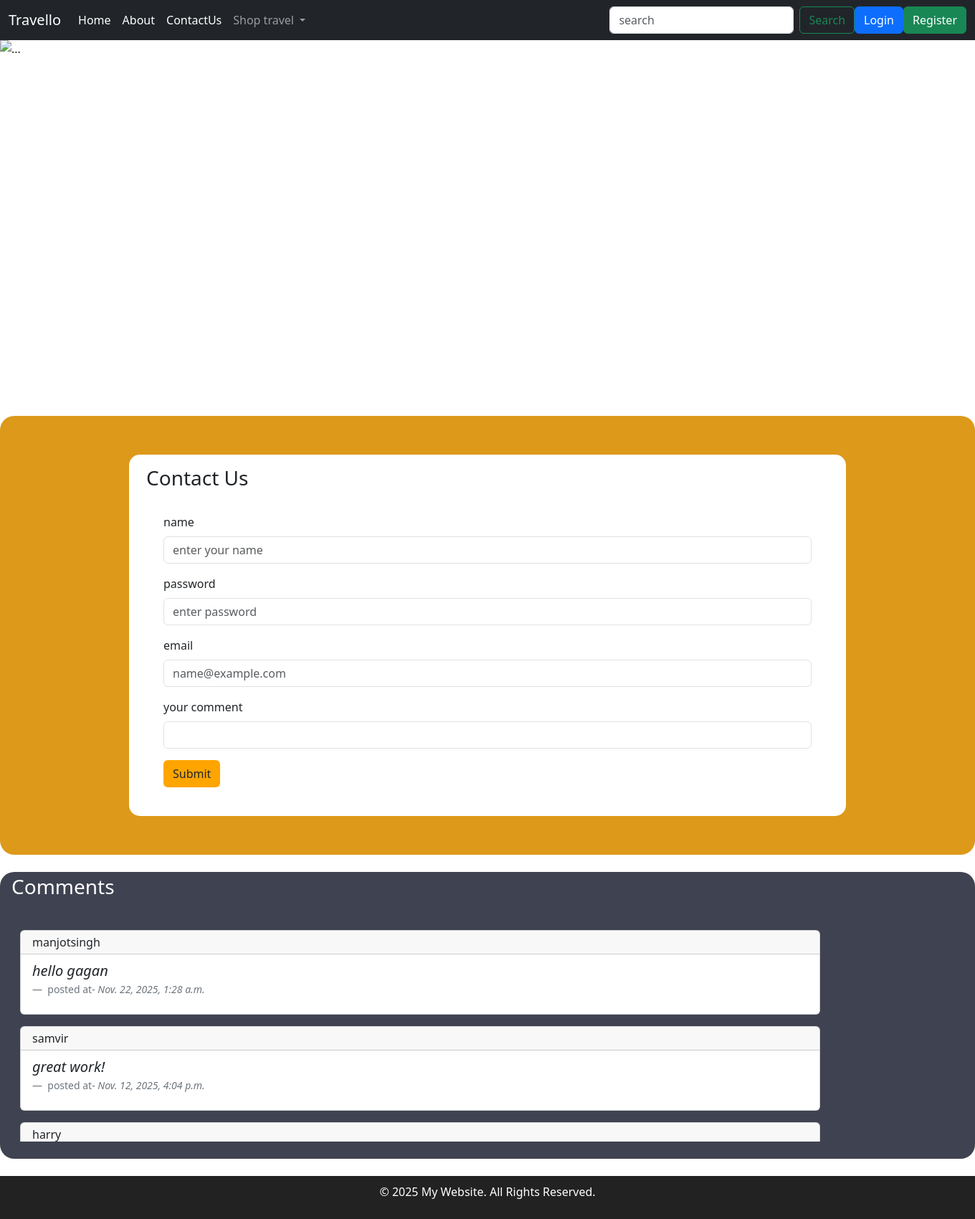
Page /contact/ on the committed database.
### home/models.py (models this page shows, shortened)
class Contact_table(models.Model):
    name=models.CharField(max_length=20)
    password=models.CharField(max_length=20)
    email=models.CharField(max_length=20)
    desc=models.TextField(max_length=100)
    date=models.DateTimeField()

### home/views.py (the view, shortened to what this page needs)
# urls.py: path('contact/',views.contact, name='contact' ),
def contact(request):
    contact = Contact_table.objects.all()
    return render( request ,"contact.html",{'contact':contact})

### templates/contact.html (shortened to what this page needs)
{% extends "base.html" %} {% load static %}
{% block body %}
<div class="container-fluid my-0 px-0">
  <div id="carouselExample" class="carousel slide">
    <div class="carousel-inner">
      <div class="carousel-item active">
        <img src= "{% static 'contact.jpg' %}" style="object-fit:cover;" class="d-block w-100" alt="..." height="500" />
      </div>
    </div>
  </div>
  <div class="container text-center"   style="position: absolute;
    left:450px;
    top:230px;
    width: 900px;
    height: 500px;
    color: white;
    font-weight: bold;
    text-align: center;"
    ><h1 style="font-size:60px;">we'd love to hear from you</h1> </div>
</div>
<div class="container-fluid my-4 mb-0" style="background:  #dd9919ff ; box-sizing: border-box; border-radius:20px; display:flex; flex-direction:column;padding:30px;" >
    <div class="container my-4"  style="background: #ffffff; border-radius:15px ; width:1000px; height:500px; flex:1; justify-content:center;">
        <div class="container my-3 ">
          <h3>Contact Us</h3>
          <form  method="POST" class="mx-auto p-4" >
            <div class="mb-3">
              <label for="name" class="form-label">name</label>
              <input
                type="text"
                class="form-control"
                id="name"
                name="name"
                placeholder="enter your name"
              />
            </div>
            <div class="mb-3">
              <label for="password" class="form-label">password</label>
              <input
                type="password"
                class="form-control"
                name="password"
                id="password"
                placeholder="enter password"
              />
            </div>
            <div class="mb-3">
              <label for="exampleFormControlInput1" class="form-label"
                >email</label
              >
              <input
                type="email"
                name="email"
                class="form-control"
                id="exampleFormControlInput1"
                placeholder="name@example.com"
              />
            </div>
            <div class="mb-3">
              <label for="desc" class="form-label"
                >your comment</label
              >
              <input
              type="textarea"
                class="form-control"
                id="desc"
                name="desc"
                rows="3"
              ></input>
            </div>
            <button class="btn" style="background-color:orange;" type="submit" >
              Submit
            </button>
          </form>
        </div>
    </div>
  </div>
      <div class="container-fluid my-4" style="background:  #3f4250ff ; height:400px; display:flex; justify-content:flex-start; flex-direction:column; border-radius:20px; ">
         <h3 style="text-align:left;margin:4px ;color:white;">Comments</h3>
      <div class="container my-4" style="box-sizing:border-box;margin-left:4px; height:100%; width:100%; flex:1; overflow-y:auto;">
        {% for c in contact %}
          <div class="card my-3 ">
          <div class="card-header pt-1 pb-1">
              {{c.name}}
          </div>
              <div class="card-body pt-2 pb-2" >
              <figure>
                <blockquote class="blockquote">
                <p><i>{{c.desc}}</i></p>
                </blockquote>
                <figcaption class="blockquote-footer">
                posted at- <cite title="Source Title">{{c.date}}</cite>
                </figcaption>
              </figure>
              </div>
          </div>
        {% endfor %}
      </div>
      </div>
  {% endblock body %}

### rows in the picture
Contact_table: name "manjotsingh", desc "hello gagan", date "Nov. 22, 2025, 1:28 a.m."
Contact_table: name "samvir", desc "great work!", date "Nov. 12, 2025, 4:04 p.m."
Contact_table: name "harry"
